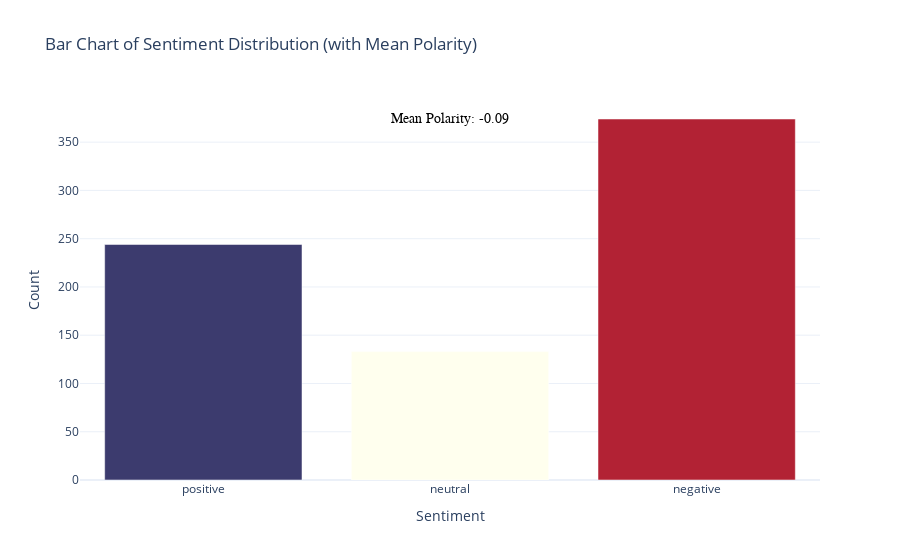

The notebook cell this image was saved under:
### Code cell
from plotly import graph_objs as go

# Prepare sentiment counts
sentiment_counts = df['sentiment'].value_counts().reindex(['positive', 'neutral', 'negative'], fill_value=0)

# Calculate mean polarity
mean_polarity = df['compound'].mean()

fig = go.Figure(
    go.Bar(
        x=sentiment_counts.index,
        y=sentiment_counts.values,
        marker_color=usa_colors
    )
)

# Add mean polarity as annotation
fig.add_annotation(
    x=1,  # Place at 'neutral' bar (index 1)
    y=max(sentiment_counts.values),
    text=f"Mean Polarity: {mean_polarity:.2f}",
    showarrow=False,
    font=dict(color="black", size=14, family="Arial"),
    bgcolor="rgba(255,255,255,0.7)"
)

fig.update_layout(
    title="Bar Chart of Sentiment Distribution (with Mean Polarity)",
    xaxis_title="Sentiment",
    yaxis_title="Count",
    template="plotly_white"
)
fig.show()

### Figure 1 — Plotly figure (JSON) as saved in the notebook; plotly's stock layout.template omitted (floating-point values rounded to 4 significant figures)
{"data": [{"marker": {"color": ["#3C3B6E", "#FFFFEE", "#B22234"]}, "type": "bar", "x": ["positive", "neutral", "negative"], "y": [244, 133, 374]}], "layout": {"annotations": [{"bgcolor": "rgba(255,255,255,0.7)", "font": {"color": "black", "family": "Arial", "size": 14}, "showarrow": false, "text": "Mean Polarity: -0.09", "x": 1, "y": 374}], "title": {"text": "Bar Chart of Sentiment Distribution (with Mean Polarity)"}, "xaxis": {"title": {"text": "Sentiment"}}, "yaxis": {"title": {"text": "Count"}}}}
